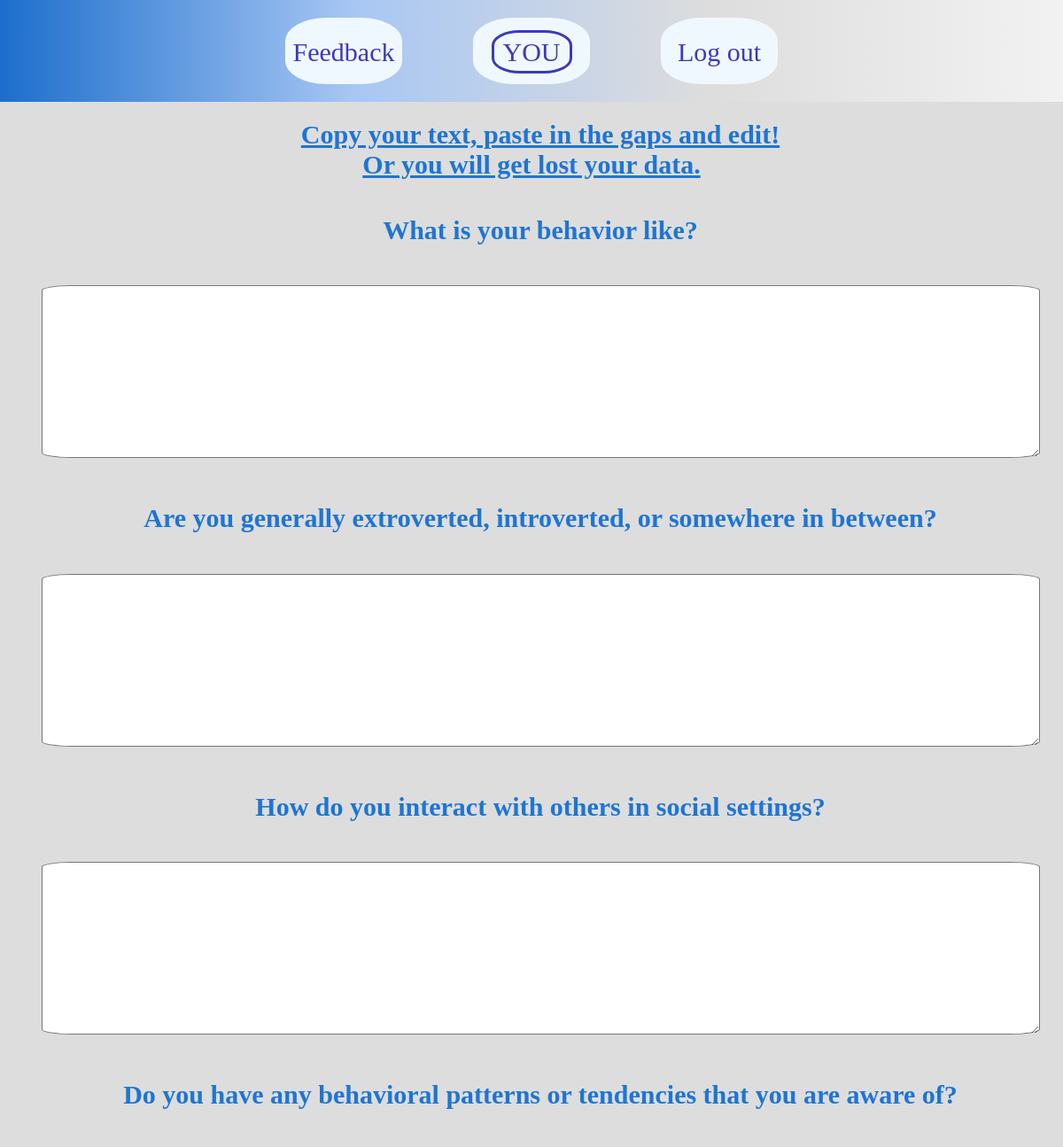
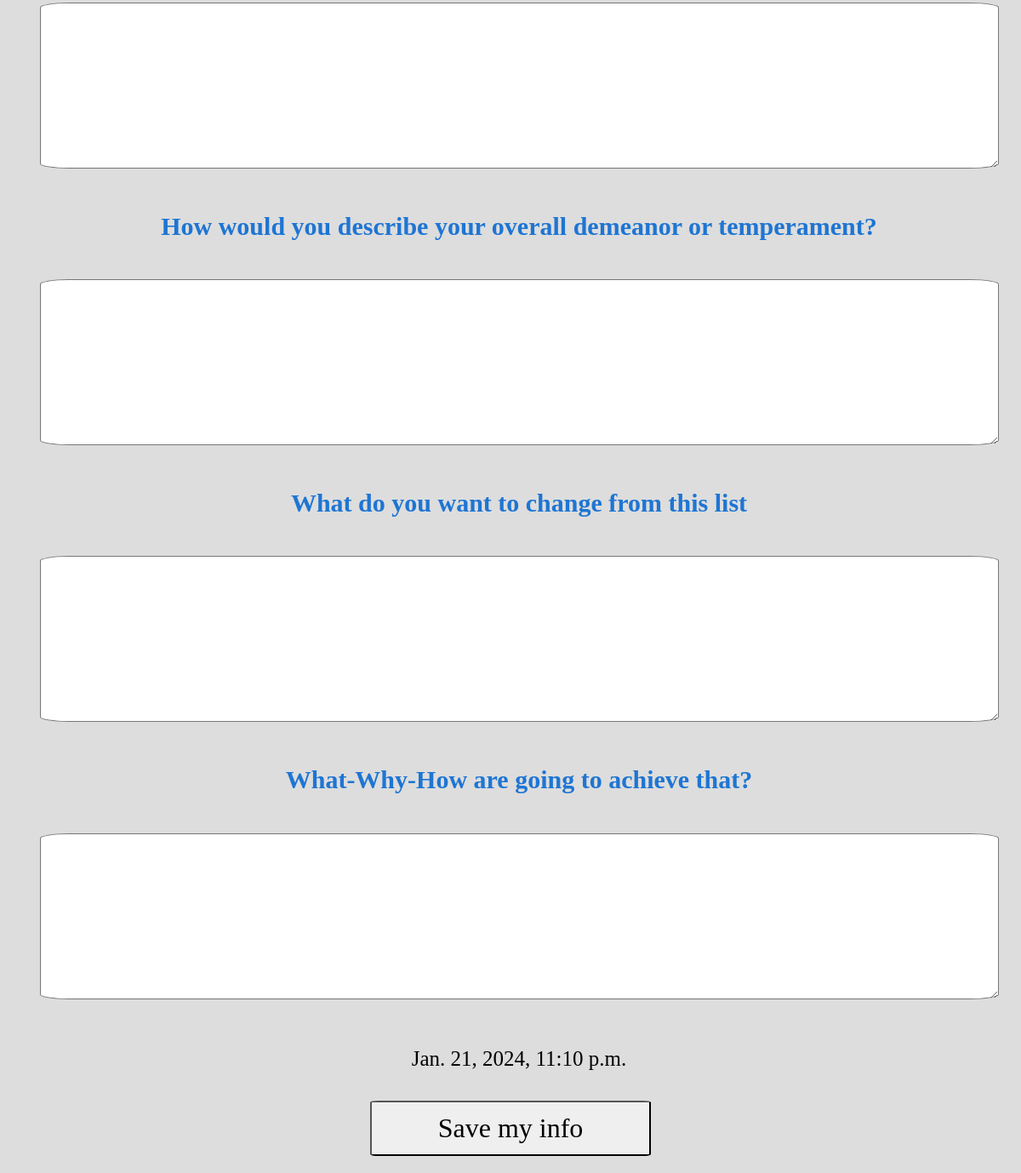
Page /behavior/ (signed in) on the earlier database version (2 pictures, top to bottom).
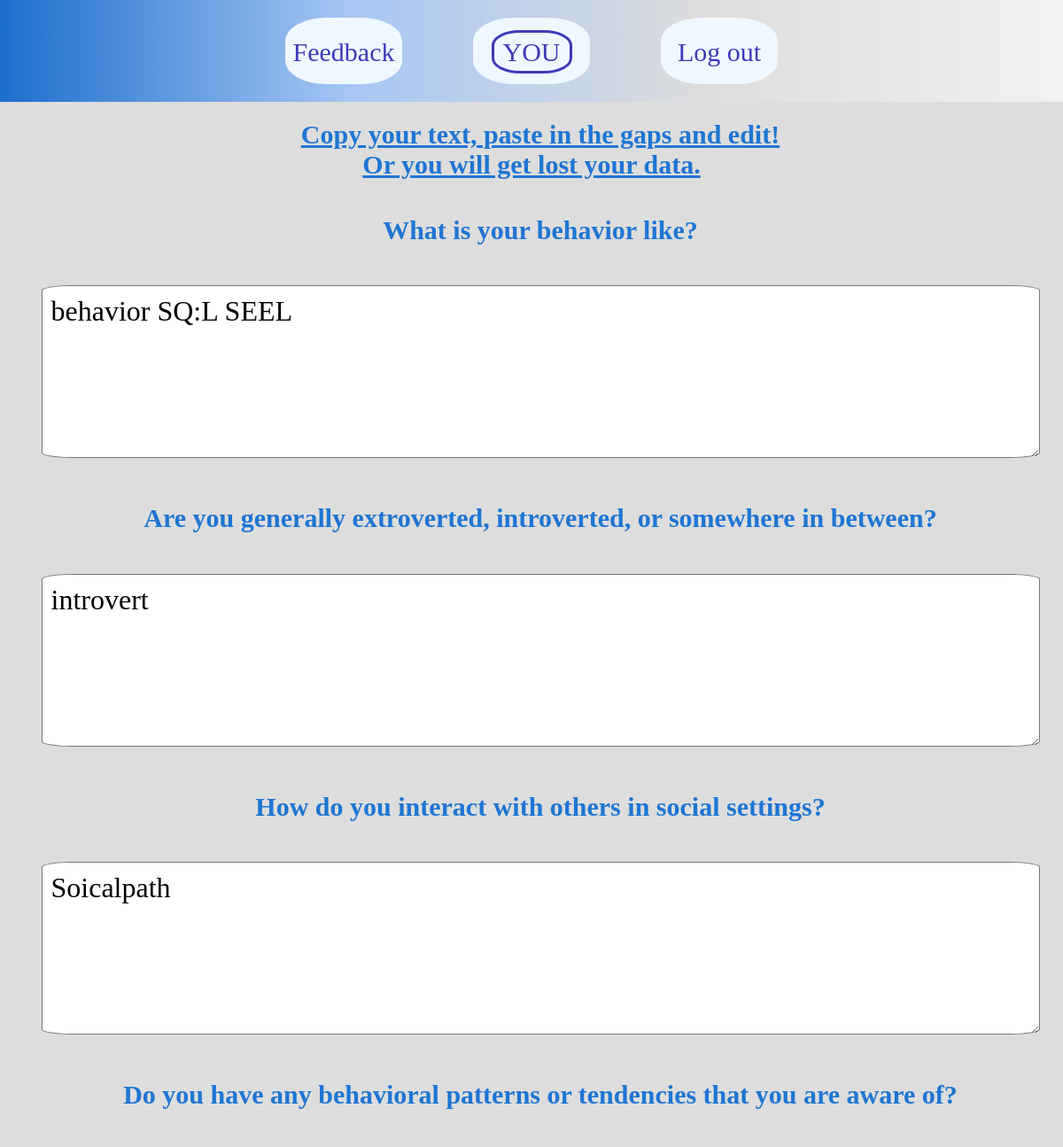
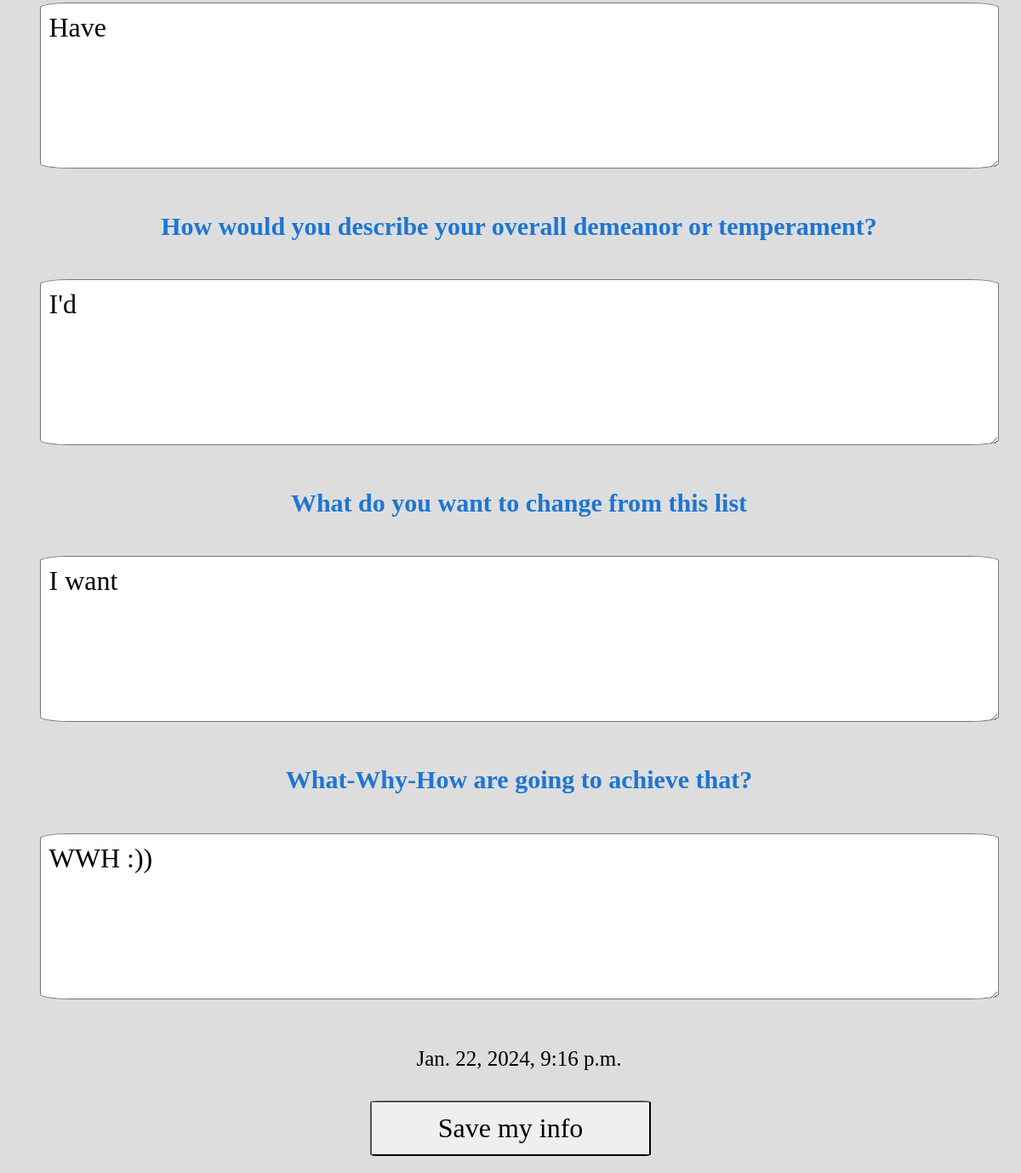
Same page on the later database version (2 pictures, top to bottom).
### main/models.py (models this page shows)
class BaseModel(models.Model):
    class Meta:
        abstract = True
    text0 = models.TextField(blank=True)
    changes = models.TextField(blank=True)
    what_why_how = models.TextField(blank=True)
    date_time = models.DateTimeField()
    user = models.OneToOneField(User, on_delete=models.CASCADE)

class Parameter7Behavior(BaseModel):
    class Meta:
        verbose_name_plural = 'Parameter7Behavior'
    text1 = models.TextField(blank=True)
    text2 = models.TextField(blank=True)
    text3 = models.TextField(blank=True)
    text4 = models.TextField(blank=True)

### main/views.py (the view)
# urls.py: path('behavior/', main_views.add_parameter7_behavior, name='behavior'),
def add_parameter7_behavior(request):
    user = User.objects.get(username=request.user)
    if request.method == 'POST':
        form = AddParameter7Behavior(request.POST)
        if Parameter7Behavior.objects.filter(user_id=user.id).exists():
            if form.is_valid():
                update_model(form, user, Parameter7Behavior)
        else:
            if form.is_valid():
                save_taken_info(form, user)
        return redirect('/behavior/')
    else:
        if Parameter7Behavior.objects.filter(user_id=user.id).exists():
            model = Parameter7Behavior.objects.get(user_id=user.id)
            form = AddParameter7Behavior(instance=model)
            date_time = model.date_time
            return render(request, 'show.html', {'date_time':date_time, 'form':form})
        else:
            form = AddParameter7Behavior()
            return render(request, 'questions.html', {'form':form})

### main/forms.py
class AddParameter7Behavior(forms.ModelForm):
    class Meta:
        model = Parameter7Behavior
        fields = ('text0', 'text1', 'text2', 'text3', 'text4', 'changes', 'what_why_how')
        exlude = ('date_time', 'user')
        labels = {
            'text0':'What is your behavior like?',
            'text1':'Are you generally extroverted, introverted, or somewhere in between?',
            'text2':'How do you interact with others in social settings?',
            'text3':'Do you have any behavioral patterns or tendencies that you are aware of?',
            'text4':'How would you describe your overall demeanor or temperament?',
            'changes':'What do you want to change from this list',
            'what_why_how':'What-Why-How are going to achieve that?',
            }

### main/templates/show/show.html
{% extends 'base_show.html' %}
{% block 'questions' %}
    <h1>{{ form.text1.label }}</h1>
    <p>{{ form.text1 }}</p>
    <h1>{{ form.text2.label }}</h1>
    <p>{{ form.text2 }}</p>
    <h1>{{ form.text3.label }}</h1>
    <p>{{ form.text3 }}</p>
    <h1>{{ form.text4.label }}</h1>
    <p>{{ form.text4 }}</p>
{% endblock %}

### main/templates/show/base_show.html (shortened to what this page needs)
{% extends 'base.html' %}
{% load static %}
{% block 'links' %}<link rel="stylesheet" type="text/css" href="{% static 'main/css/form.css' %}">{% endblock %}
{% block 'content' %}
<form method="post">
    <h1 style="text-decoration: underline;">Copy your text, paste in the gaps and edit!<br>Or you will get lost your data.</h1>
    <h1>{{ form.text0.label }}</h1>
    <p>{{ form.text0 }}</p>
    {% block 'questions' %}
    {% endblock %}
    <h1>{{ form.changes.label }}</h1>
    <p>{{ form.changes }}</p>
    <h1>{{ form.what_why_how.label }}</h1>
    <p>{{ form.what_why_how }}</p>
    <p>{{ date_time }}</p>
    <div>
        <input type="submit" value="Save my info">
    </div>
</form>
{% endblock %}

Differences in the rows shown:
changed Parameter7Behavior: text0 (not shown) → "behavior SQ:L SEEL"; text1 (not shown) → "introvert"; text2 (not shown) → "Soicalpath"; text3 (not shown) → "Have"; text4 (not shown) → "I'd"; changes (not shown) → "I want"; what_why_how (not shown) → "WWH :))"; date_time "Jan. 21, 2024, 11:10 p.m." → "Jan. 22, 2024, 9:16 p.m."
